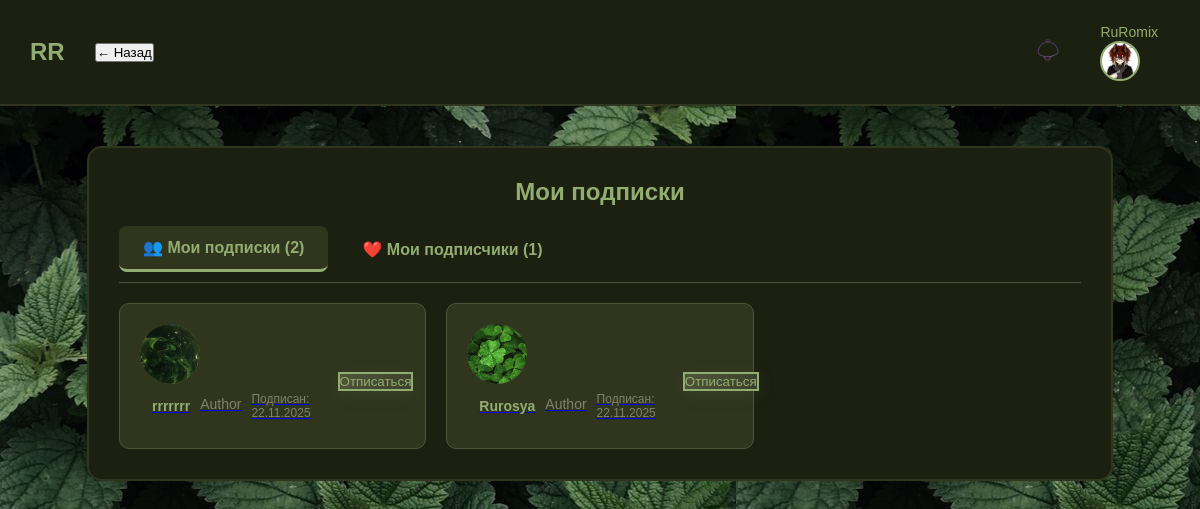
Page /subscriptions.php (signed in) on the committed database.
### tables this page shows
CREATE TABLE `Subscriptions` (
  `ID` int(11) NOT NULL AUTO_INCREMENT,
  `subscriber_id` int(11) NOT NULL,
  `target_user_id` int(11) NOT NULL,
  `created_at` datetime DEFAULT current_timestamp(),
  PRIMARY KEY (`ID`),
  UNIQUE KEY `unique_subscription` (`subscriber_id`,`target_user_id`),
  KEY `target_user_id` (`target_user_id`),
  CONSTRAINT `Subscriptions_ibfk_1` FOREIGN KEY (`subscriber_id`) REFERENCES `Users` (`ID`),
  CONSTRAINT `Subscriptions_ibfk_2` FOREIGN KEY (`target_user_id`) REFERENCES `Users` (`ID`)
);

CREATE TABLE `Users` (
  `ID` int(11) NOT NULL AUTO_INCREMENT,
  `Username` varchar(50) NOT NULL,
  `Email` varchar(100) NOT NULL,
  `Role` varchar(20) NOT NULL,
  `Password_hash` varchar(255) NOT NULL,
  `Created_at` date NOT NULL,
  `Status` int(11) NOT NULL,
  `Last_login` date NOT NULL,
  `Avatar_path` varchar(255) DEFAULT 'umolch_avatar.jpeg',
  PRIMARY KEY (`ID`)
);

### subscriptions.php (the view, shortened to what this page needs)
<?php
require_once 'config.php';
$user_id = $_SESSION['user_id'];
$active_tab = isset($_GET['tab']) ? $_GET['tab'] : 'subscriptions';
$subscribers = [];
$subscriptions = [];
try {
    $stmt = $pdo->prepare("
        SELECT u.ID, u.Username, u.Avatar_path, u.Role, s.created_at
        FROM Subscriptions s
        INNER JOIN Users u ON s.subscriber_id = u.ID
        WHERE s.target_user_id = ?
        ORDER BY s.created_at DESC
    ");
    $stmt->execute([$user_id]);
    $subscribers = $stmt->fetchAll(PDO::FETCH_ASSOC);
    $stmt = $pdo->prepare("
        SELECT u.ID, u.Username, u.Avatar_path, u.Role, s.created_at
        FROM Subscriptions s
        INNER JOIN Users u ON s.target_user_id = u.ID
        WHERE s.subscriber_id = ?
        ORDER BY s.created_at DESC
    ");
    $stmt->execute([$user_id]);
    $subscriptions = $stmt->fetchAll(PDO::FETCH_ASSOC);
} catch (PDOException $e) {
    $error_message = "Ошибка при загрузке подписок: " . $e->getMessage();
}
?>
<!DOCTYPE html>
<html lang="ru">
<head>
    <link rel="stylesheet" href="style_main.css">
    <link rel="stylesheet" href="style_profile.css">
</head>
<body>
    <?php include 'header.php'; ?>
    <main class="main-content">
        <div class="main-container">
            <h1 class="section-title">Мои подписки</h1>
            <div class="subscription-tabs">
                <button class="tab-button <?= $active_tab === 'subscriptions' ? 'active' : '' ?>"
                        onclick="switchTab('subscriptions')">
                    👥 Мои подписки (<?= count($subscriptions) ?>)
                </button>
                <button class="tab-button <?= $active_tab === 'subscribers' ? 'active' : '' ?>"
                        onclick="switchTab('subscribers')">
                    ❤️ Мои подписчики (<?= count($subscribers) ?>)
                </button>
            </div>
            <div id="subscriptions-tab" class="tab-content <?= $active_tab === 'subscriptions' ? 'active' : '' ?>">
                <?php if (empty($subscriptions)): ?>
                    <div class="no-content">
                        <p>Вы еще ни на кого не подписаны</p>
                        <p><a href="authors.php" class="btn btn-subscribe" style="margin-top: 15px;">Найти авторов</a></p>
                    </div>
                <?php else: ?>
                    <div class="users-grid">
                        <?php foreach ($subscriptions as $user): ?>
                            <div class="user-card">
                                <a href="user_profile.php?id=<?= $user['ID'] ?>" class="user-card-link">
                                    <div class="user-avatar">
                                        <?php if (!empty($user['Avatar_path']) && $user['Avatar_path'] != 'umolch_avatar.jpeg'): ?>
                                            <img src="<?= htmlspecialchars($user['Avatar_path']) ?>" alt="Аватар">
                                        <?php else: ?>
                                            <div class="avatar-placeholder">
                                                <?= strtoupper(substr($user['Username'], 0, 1)) ?>
                                            </div>
                                        <?php endif; ?>
                                    </div>
                                    <div class="user-info">
                                        <h4 class="username"><?= htmlspecialchars($user['Username']) ?></h4>
                                        <p class="user-role"><?= htmlspecialchars($user['Role']) ?></p>
                                        <p class="user-join-date">Подписан: <?= date('d.m.Y', strtotime($user['created_at'])) ?></p>
                                    </div>
                                </a>
                                <button type="button"
                                        class="btn btn-unsubscribe unsubscribe-btn"
                                        data-user-id="<?= $user['ID'] ?>"
                                        style="margin-top: 10px; width: 100%;">
                                    Отписаться
                                </button>
                            </div>
                        <?php endforeach; ?>
                    </div>
                <?php endif; ?>
            </div>
        </div>
    </main>
</body>
</html>

### style_main.css (style rules this page uses)
* { margin: 0; padding: 0; box-sizing: border-box; font-family: 'Arial', sans-serif; }
body { background-color: #30351e; background-image: url('Просто фон.jpg'); color: #92ad71; min-height: 100vh; display: flex; flex-direction: column; }
.user-info { display: flex; align-items: center; gap: 10px; cursor: pointer; padding: 8px 12px; border-radius: 4px; transition: background-color 0.3s; position: relative; }
.username { font-size: 14px; color: #92ad71; }
.main-content { padding: 40px 30px; display: flex; flex-direction: column; align-items: center; flex: 1; }
.main-container { background-color: #1c2010; border-radius: 15px; padding: 30px; width: 90%; max-width: 1200px; border: 2px solid #30351e; }
.users-grid { display: grid; grid-template-columns: repeat(auto-fill, minmax(250px, 1fr)); gap: 20px; margin-top: 20px; }
.user-card { background-color: #30351e; border-radius: 10px; padding: 20px; border: 1px solid #505539; transition: transform 0.3s, border-color 0.3s; cursor: pointer; text-decoration: none; display: flex; align-items: center; gap: 15px; color: inherit; }
.user-avatar { width: 60px; height: 60px; border-radius: 50%; background-color: #505539; display: flex; align-items: center; justify-content: center; overflow: hidden; flex-shrink: 0; }
.user-avatar img { width: 100%; height: 100%; object-fit: cover; border-radius: 50%; }
.user-role { font-size: 14px; color: #808367; margin-bottom: 5px; text-transform: capitalize; }
.user-join-date { font-size: 12px; color: #808367; }
.section-title { font-size: 24px; color: #92ad71; margin-bottom: 20px; text-align: center; }

### style_profile.css (style rules this page uses)
.btn-unsubscribe { background: linear-gradient(135deg, #505539 0%, #3a412a 100%); color: #92ad71; border: 2px solid #92ad71; box-shadow: 0 4px 15px rgba(80, 85, 57, 0.3); }
.subscription-tabs { display: flex; gap: 10px; margin-bottom: 20px; border-bottom: 1px solid #505539; padding-bottom: 10px; }
.tab-button { background: none; border: none; color: #92ad71; padding: 12px 24px; cursor: pointer; border-radius: 8px; transition: all 0.3s ease; font-size: 16px; font-weight: bold; }
.tab-button.active { background-color: #30351e; border-bottom: 3px solid #92ad71; }
.tab-content { display: none; }
.tab-content.active { display: block; }

### rows in the picture
subscriptions: target_user.Avatar_path (picture), target_user.Username "rrrrrrr", target_user.Role "Author", created_at "22.11.2025"
subscriptions: target_user.Avatar_path (picture), target_user.Username "Rurosya", target_user.Role "Author", created_at "22.11.2025"

### other values in the picture
$_SESSION['username'] "RuRomix"
count($subscriptions) "2"
count($subscribers) "1"
